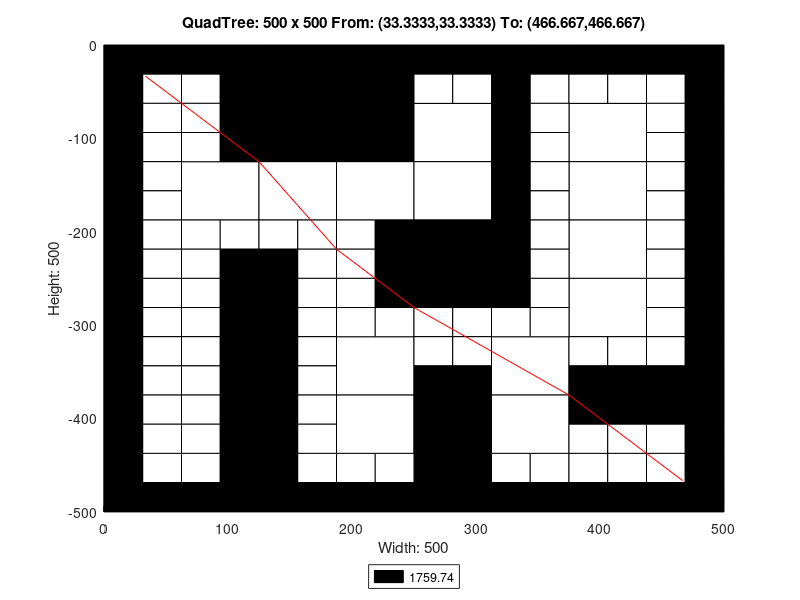

Recreate this plot in MATLAB.
axis([0 500 -500 0]);
title('QuadTree: 500 x 500 From: (33.3333,33.3333) To: (466.667,466.667)');
xlabel('Width: 500');
ylabel('Height: 500');
rectangle('Position',[125 -125 125 125], 'FaceColor',[0 0 0]);
rectangle('Position',[62.5 -187.5 62.5 62.5], 'FaceColor',[1 1 1]);
rectangle('Position',[125 -187.5 62.5 62.5], 'FaceColor',[1 1 1]);
rectangle('Position',[187.5 -187.5 62.5 62.5], 'FaceColor',[1 1 1]);
rectangle('Position',[250 -125 62.5 62.5], 'FaceColor',[1 1 1]);
rectangle('Position',[375 -125 62.5 62.5], 'FaceColor',[1 1 1]);
rectangle('Position',[250 -187.5 62.5 62.5], 'FaceColor',[1 1 1]);
rectangle('Position',[250 -250 62.5 62.5], 'FaceColor',[0 0 0]);
rectangle('Position',[375 -187.5 62.5 62.5], 'FaceColor',[1 1 1]);
rectangle('Position',[375 -250 62.5 62.5], 'FaceColor',[1 1 1]);
rectangle('Position',[187.5 -375 62.5 62.5], 'FaceColor',[1 1 1]);
rectangle('Position',[187.5 -437.5 62.5 62.5], 'FaceColor',[1 1 1]);
rectangle('Position',[312.5 -375 62.5 62.5], 'FaceColor',[1 1 1]);
rectangle('Position',[375 -312.5 62.5 62.5], 'FaceColor',[1 1 1]);
rectangle('Position',[250 -437.5 62.5 62.5], 'FaceColor',[0 0 0]);
rectangle('Position',[312.5 -437.5 62.5 62.5], 'FaceColor',[1 1 1]);
rectangle('Position',[250 -500 62.5 62.5], 'FaceColor',[0 0 0]);
rectangle('Position',[0 -31.25 31.25 31.25], 'FaceColor',[0 0 0]);
rectangle('Position',[31.25 -31.25 31.25 31.25], 'FaceColor',[0 0 0]);
rectangle('Position',[0 -62.5 31.25 31.25], 'FaceColor',[0 0 0]);
rectangle('Position',[31.25 -62.5 31.25 31.25], 'FaceColor',[1 1 1]);
rectangle('Position',[62.5 -31.25 31.25 31.25], 'FaceColor',[0 0 0]);
rectangle('Position',[93.75 -31.25 31.25 31.25], 'FaceColor',[0 0 0]);
rectangle('Position',[62.5 -62.5 31.25 31.25], 'FaceColor',[1 1 1]);
rectangle('Position',[93.75 -62.5 31.25 31.25], 'FaceColor',[0 0 0]);
rectangle('Position',[0 -93.75 31.25 31.25], 'FaceColor',[0 0 0]);
rectangle('Position',[31.25 -93.75 31.25 31.25], 'FaceColor',[1 1 1]);
rectangle('Position',[0 -125 31.25 31.25], 'FaceColor',[0 0 0]);
rectangle('Position',[31.25 -125 31.25 31.25], 'FaceColor',[1 1 1]);
rectangle('Position',[62.5 -93.75 31.25 31.25], 'FaceColor',[1 1 1]);
rectangle('Position',[93.75 -93.75 31.25 31.25], 'FaceColor',[0 0 0]);
rectangle('Position',[62.5 -125 31.25 31.25], 'FaceColor',[1 1 1]);
rectangle('Position',[93.75 -125 31.25 31.25], 'FaceColor',[0 0 0]);
rectangle('Position',[0 -156.25 31.25 31.25], 'FaceColor',[0 0 0]);
rectangle('Position',[31.25 -156.25 31.25 31.25], 'FaceColor',[1 1 1]);
rectangle('Position',[0 -187.5 31.25 31.25], 'FaceColor',[0 0 0]);
rectangle('Position',[31.25 -187.5 31.25 31.25], 'FaceColor',[1 1 1]);
rectangle('Position',[0 -218.75 31.25 31.25], 'FaceColor',[0 0 0]);
rectangle('Position',[31.25 -218.75 31.25 31.25], 'FaceColor',[1 1 1]);
rectangle('Position',[0 -250 31.25 31.25], 'FaceColor',[0 0 0]);
rectangle('Position',[31.25 -250 31.25 31.25], 'FaceColor',[1 1 1]);
rectangle('Position',[62.5 -218.75 31.25 31.25], 'FaceColor',[1 1 1]);
rectangle('Position',[93.75 -218.75 31.25 31.25], 'FaceColor',[1 1 1]);
rectangle('Position',[62.5 -250 31.25 31.25], 'FaceColor',[1 1 1]);
rectangle('Position',[93.75 -250 31.25 31.25], 'FaceColor',[0 0 0]);
rectangle('Position',[125 -218.75 31.25 31.25], 'FaceColor',[1 1 1]);
rectangle('Position',[156.25 -218.75 31.25 31.25], 'FaceColor',[1 1 1]);
rectangle('Position',[125 -250 31.25 31.25], 'FaceColor',[0 0 0]);
rectangle('Position',[156.25 -250 31.25 31.25], 'FaceColor',[1 1 1]);
rectangle('Position',[187.5 -218.75 31.25 31.25], 'FaceColor',[1 1 1]);
rectangle('Position',[218.75 -218.75 31.25 31.25], 'FaceColor',[0 0 0]);
rectangle('Position',[187.5 -250 31.25 31.25], 'FaceColor',[1 1 1]);
rectangle('Position',[218.75 -250 31.25 31.25], 'FaceColor',[0 0 0]);
rectangle('Position',[250 -31.25 31.25 31.25], 'FaceColor',[0 0 0]);
rectangle('Position',[281.25 -31.25 31.25 31.25], 'FaceColor',[0 0 0]);
rectangle('Position',[250 -62.5 31.25 31.25], 'FaceColor',[1 1 1]);
rectangle('Position',[281.25 -62.5 31.25 31.25], 'FaceColor',[1 1 1]);
rectangle('Position',[312.5 -31.25 31.25 31.25], 'FaceColor',[0 0 0]);
rectangle('Position',[343.75 -31.25 31.25 31.25], 'FaceColor',[0 0 0]);
rectangle('Position',[312.5 -62.5 31.25 31.25], 'FaceColor',[0 0 0]);
rectangle('Position',[343.75 -62.5 31.25 31.25], 'FaceColor',[1 1 1]);
rectangle('Position',[312.5 -93.75 31.25 31.25], 'FaceColor',[0 0 0]);
rectangle('Position',[343.75 -93.75 31.25 31.25], 'FaceColor',[1 1 1]);
rectangle('Position',[312.5 -125 31.25 31.25], 'FaceColor',[0 0 0]);
rectangle('Position',[343.75 -125 31.25 31.25], 'FaceColor',[1 1 1]);
rectangle('Position',[375 -31.25 31.25 31.25], 'FaceColor',[0 0 0]);
rectangle('Position',[406.25 -31.25 31.25 31.25], 'FaceColor',[0 0 0]);
rectangle('Position',[375 -62.5 31.25 31.25], 'FaceColor',[1 1 1]);
rectangle('Position',[406.25 -62.5 31.25 31.25], 'FaceColor',[1 1 1]);
rectangle('Position',[437.5 -31.25 31.25 31.25], 'FaceColor',[0 0 0]);
rectangle('Position',[468.75 -31.25 31.25 31.25], 'FaceColor',[0 0 0]);
rectangle('Position',[437.5 -62.5 31.25 31.25], 'FaceColor',[1 1 1]);
rectangle('Position',[468.75 -62.5 31.25 31.25], 'FaceColor',[0 0 0]);
rectangle('Position',[437.5 -93.75 31.25 31.25], 'FaceColor',[1 1 1]);
rectangle('Position',[468.75 -93.75 31.25 31.25], 'FaceColor',[0 0 0]);
rectangle('Position',[437.5 -125 31.25 31.25], 'FaceColor',[1 1 1]);
rectangle('Position',[468.75 -125 31.25 31.25], 'FaceColor',[0 0 0]);
rectangle('Position',[312.5 -156.25 31.25 31.25], 'FaceColor',[0 0 0]);
rectangle('Position',[343.75 -156.25 31.25 31.25], 'FaceColor',[1 1 1]);
rectangle('Position',[312.5 -187.5 31.25 31.25], 'FaceColor',[0 0 0]);
rectangle('Position',[343.75 -187.5 31.25 31.25], 'FaceColor',[1 1 1]);
rectangle('Position',[312.5 -218.75 31.25 31.25], 'FaceColor',[0 0 0]);
rectangle('Position',[343.75 -218.75 31.25 31.25], 'FaceColor',[1 1 1]);
rectangle('Position',[312.5 -250 31.25 31.25], 'FaceColor',[0 0 0]);
rectangle('Position',[343.75 -250 31.25 31.25], 'FaceColor',[1 1 1]);
rectangle('Position',[437.5 -156.25 31.25 31.25], 'FaceColor',[1 1 1]);
rectangle('Position',[468.75 -156.25 31.25 31.25], 'FaceColor',[0 0 0]);
rectangle('Position',[437.5 -187.5 31.25 31.25], 'FaceColor',[1 1 1]);
rectangle('Position',[468.75 -187.5 31.25 31.25], 'FaceColor',[0 0 0]);
rectangle('Position',[437.5 -218.75 31.25 31.25], 'FaceColor',[1 1 1]);
rectangle('Position',[468.75 -218.75 31.25 31.25], 'FaceColor',[0 0 0]);
rectangle('Position',[437.5 -250 31.25 31.25], 'FaceColor',[1 1 1]);
rectangle('Position',[468.75 -250 31.25 31.25], 'FaceColor',[0 0 0]);
rectangle('Position',[0 -281.25 31.25 31.25], 'FaceColor',[0 0 0]);
rectangle('Position',[31.25 -281.25 31.25 31.25], 'FaceColor',[1 1 1]);
rectangle('Position',[0 -312.5 31.25 31.25], 'FaceColor',[0 0 0]);
rectangle('Position',[31.25 -312.5 31.25 31.25], 'FaceColor',[1 1 1]);
rectangle('Position',[62.5 -281.25 31.25 31.25], 'FaceColor',[1 1 1]);
rectangle('Position',[93.75 -281.25 31.25 31.25], 'FaceColor',[0 0 0]);
rectangle('Position',[62.5 -312.5 31.25 31.25], 'FaceColor',[1 1 1]);
rectangle('Position',[93.75 -312.5 31.25 31.25], 'FaceColor',[0 0 0]);
rectangle('Position',[0 -343.75 31.25 31.25], 'FaceColor',[0 0 0]);
rectangle('Position',[31.25 -343.75 31.25 31.25], 'FaceColor',[1 1 1]);
rectangle('Position',[0 -375 31.25 31.25], 'FaceColor',[0 0 0]);
rectangle('Position',[31.25 -375 31.25 31.25], 'FaceColor',[1 1 1]);
rectangle('Position',[62.5 -343.75 31.25 31.25], 'FaceColor',[1 1 1]);
rectangle('Position',[93.75 -343.75 31.25 31.25], 'FaceColor',[0 0 0]);
rectangle('Position',[62.5 -375 31.25 31.25], 'FaceColor',[1 1 1]);
rectangle('Position',[93.75 -375 31.25 31.25], 'FaceColor',[0 0 0]);
rectangle('Position',[125 -281.25 31.25 31.25], 'FaceColor',[0 0 0]);
rectangle('Position',[156.25 -281.25 31.25 31.25], 'FaceColor',[1 1 1]);
rectangle('Position',[125 -312.5 31.25 31.25], 'FaceColor',[0 0 0]);
rectangle('Position',[156.25 -312.5 31.25 31.25], 'FaceColor',[1 1 1]);
rectangle('Position',[187.5 -281.25 31.25 31.25], 'FaceColor',[1 1 1]);
rectangle('Position',[218.75 -281.25 31.25 31.25], 'FaceColor',[0 0 0]);
rectangle('Position',[187.5 -312.5 31.25 31.25], 'FaceColor',[1 1 1]);
rectangle('Position',[218.75 -312.5 31.25 31.25], 'FaceColor',[1 1 1]);
rectangle('Position',[125 -343.75 31.25 31.25], 'FaceColor',[0 0 0]);
rectangle('Position',[156.25 -343.75 31.25 31.25], 'FaceColor',[1 1 1]);
rectangle('Position',[125 -375 31.25 31.25], 'FaceColor',[0 0 0]);
rectangle('Position',[156.25 -375 31.25 31.25], 'FaceColor',[1 1 1]);
rectangle('Position',[0 -406.25 31.25 31.25], 'FaceColor',[0 0 0]);
rectangle('Position',[31.25 -406.25 31.25 31.25], 'FaceColor',[1 1 1]);
rectangle('Position',[0 -437.5 31.25 31.25], 'FaceColor',[0 0 0]);
rectangle('Position',[31.25 -437.5 31.25 31.25], 'FaceColor',[1 1 1]);
rectangle('Position',[62.5 -406.25 31.25 31.25], 'FaceColor',[1 1 1]);
rectangle('Position',[93.75 -406.25 31.25 31.25], 'FaceColor',[0 0 0]);
rectangle('Position',[62.5 -437.5 31.25 31.25], 'FaceColor',[1 1 1]);
rectangle('Position',[93.75 -437.5 31.25 31.25], 'FaceColor',[0 0 0]);
rectangle('Position',[0 -468.75 31.25 31.25], 'FaceColor',[0 0 0]);
rectangle('Position',[31.25 -468.75 31.25 31.25], 'FaceColor',[1 1 1]);
rectangle('Position',[0 -500 31.25 31.25], 'FaceColor',[0 0 0]);
rectangle('Position',[31.25 -500 31.25 31.25], 'FaceColor',[0 0 0]);
rectangle('Position',[62.5 -468.75 31.25 31.25], 'FaceColor',[1 1 1]);
rectangle('Position',[93.75 -468.75 31.25 31.25], 'FaceColor',[0 0 0]);
rectangle('Position',[62.5 -500 31.25 31.25], 'FaceColor',[0 0 0]);
rectangle('Position',[93.75 -500 31.25 31.25], 'FaceColor',[0 0 0]);
rectangle('Position',[125 -406.25 31.25 31.25], 'FaceColor',[0 0 0]);
rectangle('Position',[156.25 -406.25 31.25 31.25], 'FaceColor',[1 1 1]);
rectangle('Position',[125 -437.5 31.25 31.25], 'FaceColor',[0 0 0]);
rectangle('Position',[156.25 -437.5 31.25 31.25], 'FaceColor',[1 1 1]);
rectangle('Position',[125 -468.75 31.25 31.25], 'FaceColor',[0 0 0]);
rectangle('Position',[156.25 -468.75 31.25 31.25], 'FaceColor',[1 1 1]);
rectangle('Position',[125 -500 31.25 31.25], 'FaceColor',[0 0 0]);
rectangle('Position',[156.25 -500 31.25 31.25], 'FaceColor',[0 0 0]);
rectangle('Position',[187.5 -468.75 31.25 31.25], 'FaceColor',[1 1 1]);
rectangle('Position',[218.75 -468.75 31.25 31.25], 'FaceColor',[1 1 1]);
rectangle('Position',[187.5 -500 31.25 31.25], 'FaceColor',[0 0 0]);
rectangle('Position',[218.75 -500 31.25 31.25], 'FaceColor',[0 0 0]);
rectangle('Position',[250 -281.25 31.25 31.25], 'FaceColor',[0 0 0]);
rectangle('Position',[281.25 -281.25 31.25 31.25], 'FaceColor',[0 0 0]);
rectangle('Position',[250 -312.5 31.25 31.25], 'FaceColor',[1 1 1]);
rectangle('Position',[281.25 -312.5 31.25 31.25], 'FaceColor',[1 1 1]);
rectangle('Position',[312.5 -281.25 31.25 31.25], 'FaceColor',[0 0 0]);
rectangle('Position',[343.75 -281.25 31.25 31.25], 'FaceColor',[1 1 1]);
rectangle('Position',[312.5 -312.5 31.25 31.25], 'FaceColor',[1 1 1]);
rectangle('Position',[343.75 -312.5 31.25 31.25], 'FaceColor',[1 1 1]);
rectangle('Position',[250 -343.75 31.25 31.25], 'FaceColor',[1 1 1]);
rectangle('Position',[281.25 -343.75 31.25 31.25], 'FaceColor',[1 1 1]);
rectangle('Position',[250 -375 31.25 31.25], 'FaceColor',[0 0 0]);
rectangle('Position',[281.25 -375 31.25 31.25], 'FaceColor',[0 0 0]);
rectangle('Position',[437.5 -281.25 31.25 31.25], 'FaceColor',[1 1 1]);
rectangle('Position',[468.75 -281.25 31.25 31.25], 'FaceColor',[0 0 0]);
rectangle('Position',[437.5 -312.5 31.25 31.25], 'FaceColor',[1 1 1]);
rectangle('Position',[468.75 -312.5 31.25 31.25], 'FaceColor',[0 0 0]);
rectangle('Position',[375 -343.75 31.25 31.25], 'FaceColor',[1 1 1]);
rectangle('Position',[406.25 -343.75 31.25 31.25], 'FaceColor',[1 1 1]);
rectangle('Position',[375 -375 31.25 31.25], 'FaceColor',[0 0 0]);
rectangle('Position',[406.25 -375 31.25 31.25], 'FaceColor',[0 0 0]);
rectangle('Position',[437.5 -343.75 31.25 31.25], 'FaceColor',[1 1 1]);
rectangle('Position',[468.75 -343.75 31.25 31.25], 'FaceColor',[0 0 0]);
rectangle('Position',[437.5 -375 31.25 31.25], 'FaceColor',[0 0 0]);
rectangle('Position',[468.75 -375 31.25 31.25], 'FaceColor',[0 0 0]);
rectangle('Position',[312.5 -468.75 31.25 31.25], 'FaceColor',[1 1 1]);
rectangle('Position',[343.75 -468.75 31.25 31.25], 'FaceColor',[1 1 1]);
rectangle('Position',[312.5 -500 31.25 31.25], 'FaceColor',[0 0 0]);
rectangle('Position',[343.75 -500 31.25 31.25], 'FaceColor',[0 0 0]);
rectangle('Position',[375 -406.25 31.25 31.25], 'FaceColor',[0 0 0]);
rectangle('Position',[406.25 -406.25 31.25 31.25], 'FaceColor',[0 0 0]);
rectangle('Position',[375 -437.5 31.25 31.25], 'FaceColor',[1 1 1]);
rectangle('Position',[406.25 -437.5 31.25 31.25], 'FaceColor',[1 1 1]);
rectangle('Position',[437.5 -406.25 31.25 31.25], 'FaceColor',[0 0 0]);
rectangle('Position',[468.75 -406.25 31.25 31.25], 'FaceColor',[0 0 0]);
rectangle('Position',[437.5 -437.5 31.25 31.25], 'FaceColor',[1 1 1]);
rectangle('Position',[468.75 -437.5 31.25 31.25], 'FaceColor',[0 0 0]);
rectangle('Position',[375 -468.75 31.25 31.25], 'FaceColor',[1 1 1]);
rectangle('Position',[406.25 -468.75 31.25 31.25], 'FaceColor',[1 1 1]);
rectangle('Position',[375 -500 31.25 31.25], 'FaceColor',[0 0 0]);
rectangle('Position',[406.25 -500 31.25 31.25], 'FaceColor',[0 0 0]);
rectangle('Position',[437.5 -468.75 31.25 31.25], 'FaceColor',[1 1 1]);
rectangle('Position',[468.75 -468.75 31.25 31.25], 'FaceColor',[0 0 0]);
rectangle('Position',[437.5 -500 31.25 31.25], 'FaceColor',[0 0 0]);
rectangle('Position',[468.75 -500 31.25 31.25], 'FaceColor',[0 0 0]);
X=[466.667,466.667,406.25,406.25,375,375,250,250,250,218.75,187.5,187.5,125,125,93.75,62.5,62.5,33.3333];
Y=[-466.667,-466.667,-406.25,-406.25,-375,-375,-281.25,-281.25,-281.25,-250,-218.75,-218.75,-125,-125,-93.75,-62.5,-62.5,-33.3333];
hold on;
plot(X,Y,'r');
legend('1759.74','Location','southoutside');
